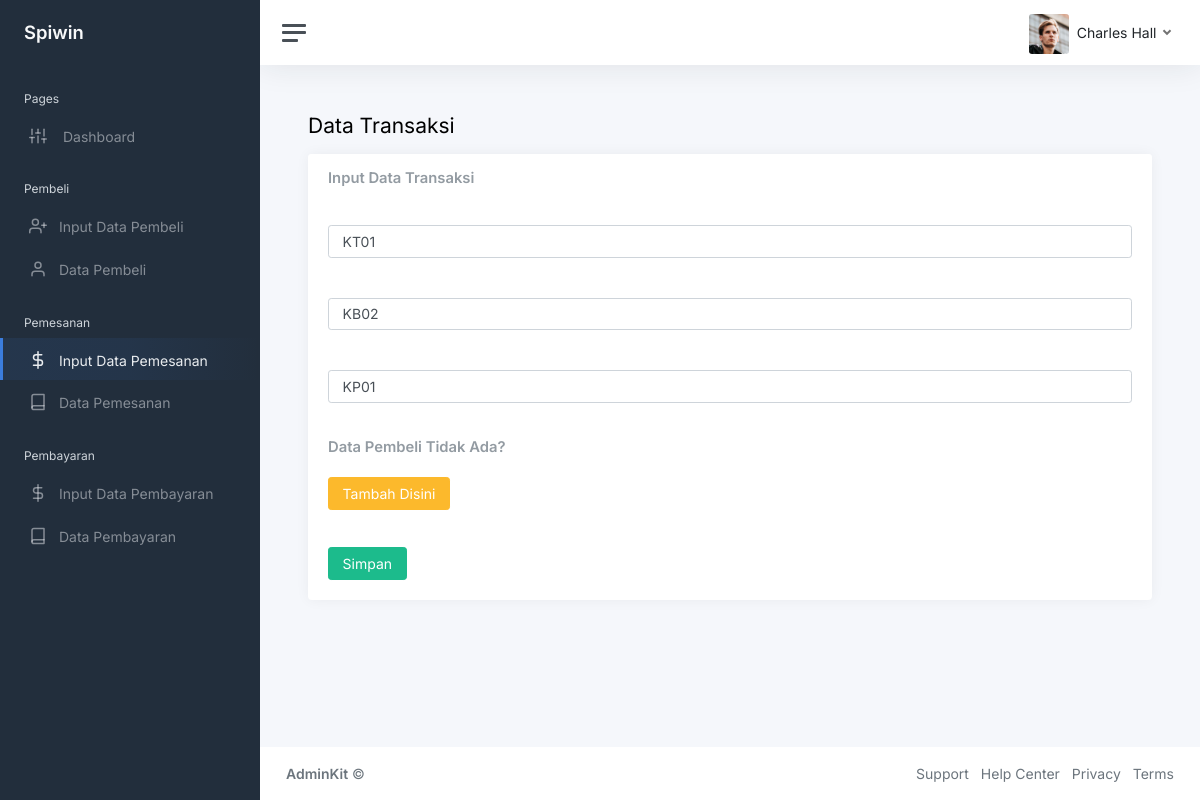
Page /pegawai/etran.php?id=KT01&aksi=edit on the committed database.
### tables this page shows
CREATE TABLE `transaksi` (
  `kd_tr` varchar(10) NOT NULL,
  `kd_brg` varchar(10) NOT NULL,
  `kd_pbl` varchar(10) NOT NULL,
  `tgl` timestamp NOT NULL DEFAULT current_timestamp() ON UPDATE current_timestamp()
);

### pegawai/database.php (called while the page is built, shortened)
<?php
class database{
	var $host = "localhost";
	var $username = "root";
	var $password = "";
	var $database = "spiwin";
	var $koneksi = "";
	function __construct(){
		$this->koneksi = mysqli_connect($this->host, $this->username, $this->password, $this->database);
	}
	function get_by_tran($kd_tran){
		$query = mysqli_query($this->koneksi,"select * from transaksi where kd_tr='$kd_tran'");
		return $query->fetch_array();
	}
}
?>

### pegawai/etran.php (the view, shortened to what this page needs)
<?php
include('database.php');
$db = new database();
$kd_tran = $_GET['id'];
if (! is_null($kd_tran)) {
  $data_tran = $db->get_by_tran($kd_tran);
} else {
  header('location:stampil.php');
}
?>
<!DOCTYPE html>
<html lang="en">
<head>
	<link href="css/app.css" rel="stylesheet">
</head>
<body>
	<div class="wrapper">
		<nav id="sidebar" class="sidebar js-sidebar">
			<div class="sidebar-content js-simplebar">
				<a class="sidebar-brand" href="index.php">
          <span class="align-middle">Spiwin</span>
        </a>
				<ul class="sidebar-nav">
					<li class="sidebar-header">
						Pages
					</li>
						<li class="sidebar-item">
						<a class="sidebar-link" href="index.php">
              <i class="align-middle" data-feather="sliders"></i> <span class="align-middle">Dashboard</span>
            </a>
        </li>
					<li class="sidebar-header">
						Pembeli
					</li>
					<li class="sidebar-item ">
						<a class="sidebar-link" href="fpem.php">
             <i class="align-middle me-2" data-feather="user-plus"></i> <span class="align-middle">Input Data Pembeli</span>
            </a>
					</li>
					<li class="sidebar-item">
						<a class="sidebar-link" href="ptampil.php">
            <i class="align-middle me-2" data-feather="user"></i> <span class="align-middle">Data Pembeli</span>
            </a>
					</li>
					<li class="sidebar-header">
						Pemesanan
					</li>
					<li class="sidebar-item active">
						<a class="sidebar-link" href="ftran.php">
             <i class="align-middle me-2" data-feather="dollar-sign"></i> <span class="align-middle">Input Data Pemesanan</span>
            </a>
					</li>
					<li class="sidebar-item">
						<a class="sidebar-link" href="ttampil.php">
            <i class="align-middle me-2" data-feather="book"></i> <span class="align-middle">Data Pemesanan</span>
            </a>
					</li>
					<li class="sidebar-header">
						Pembayaran
					</li>
					<li class="sidebar-item ">
						<a class="sidebar-link" href="fbay.php">
             <i class="align-middle me-2" data-feather="dollar-sign"></i> <span class="align-middle">Input Data Pembayaran</span>
            </a>
					</li>
					<li class="sidebar-item">
						<a class="sidebar-link" href="ytampil.php">
            <i class="align-middle me-2" data-feather="book"></i> <span class="align-middle">Data Pembayaran</span>
            </a>
					</li>
				</ul>
			</div>
		</nav>
		<div class="main">
			<nav class="navbar navbar-expand navbar-light navbar-bg">
				<a class="sidebar-toggle js-sidebar-toggle">
          <i class="hamburger align-self-center"></i>
        </a>
				<div class="navbar-collapse collapse">
					<ul class="navbar-nav navbar-align">
						<li class="nav-item dropdown">
							<a class="nav-link dropdown-toggle d-none d-sm-inline-block" href="#" data-bs-toggle="dropdown">
                <img src="img/avatars/avatar.jpg" class="avatar img-fluid rounded me-1" alt="Charles Hall" /> <span class="text-dark">Charles Hall</span>
              </a>
						</li>
					</ul>
				</div>
			</nav>
			<main class="content">
				<div class="container-fluid p-0">
					<form action="data.php?action=update5" method="post">
					<h1 class="h3 mb-3">Data Transaksi</h1>
					<div class="row">
						<div class="col-12">
							<div class="card">
								<div class="card-header">
									<h5 class="card-title mb-0">Input Data Transaksi</h5>
								</div>
								<div class="card-body">
									<input type="text" class="form-control" name="kt" value="<?php echo $data_tran['kd_tr']; ?>" placeholder="Kode Transaksi">
								</div>
								<div class="card-body">
									<select class="form-control" name="kb">
										 <option value="<?php echo $data_tran['kd_brg']; ?>" ><?php echo $data_tran['kd_brg']; ?></option>
									</select>
								</div>
								<div class="card-body">
									<select class="form-control" name="kp">
										 <option value="<?php echo $data_tran['kd_pbl']; ?>"><?php echo $data_tran['kd_pbl']; ?></option>
									</select>
								</div>
								<div class="card-header">
									<h5 class="card-title mb-0">Data Pembeli Tidak Ada?</h5>
									<br>
									<a href="fpem.php" class="btn btn-warning">Tambah Disini</a>
								</div>
								<div class="card-body">
									<button class="btn btn-success">Simpan</button>
								</div>
							</div>
						</div>
					</div>
					</form>
				</div>
			</main>
			<footer class="footer">
				<div class="container-fluid">
					<div class="row text-muted">
						<div class="col-6 text-start">
							<p class="mb-0">
								<a class="text-muted" href="https://adminkit.io/" target="_blank"><strong>AdminKit</strong></a> &copy;
							</p>
						</div>
						<div class="col-6 text-end">
							<ul class="list-inline">
								<li class="list-inline-item">
									<a class="text-muted" href="https://adminkit.io/" target="_blank">Support</a>
								</li>
								<li class="list-inline-item">
									<a class="text-muted" href="https://adminkit.io/" target="_blank">Help Center</a>
								</li>
								<li class="list-inline-item">
									<a class="text-muted" href="https://adminkit.io/" target="_blank">Privacy</a>
								</li>
								<li class="list-inline-item">
									<a class="text-muted" href="https://adminkit.io/" target="_blank">Terms</a>
								</li>
							</ul>
						</div>
					</div>
				</div>
			</footer>
		</div>
	</div>
</body>
</html>

### rows in the picture
transaksi: kt "KT01", kb "KB02", kp "KP01"
